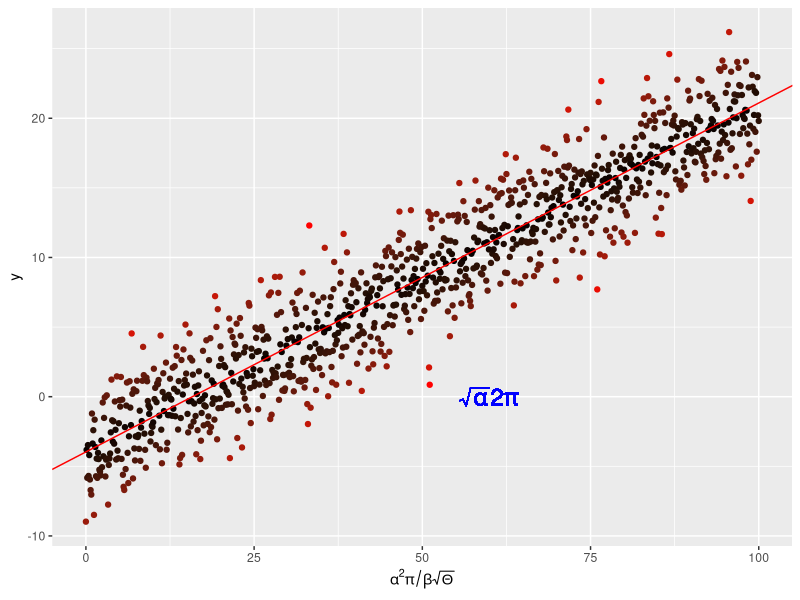
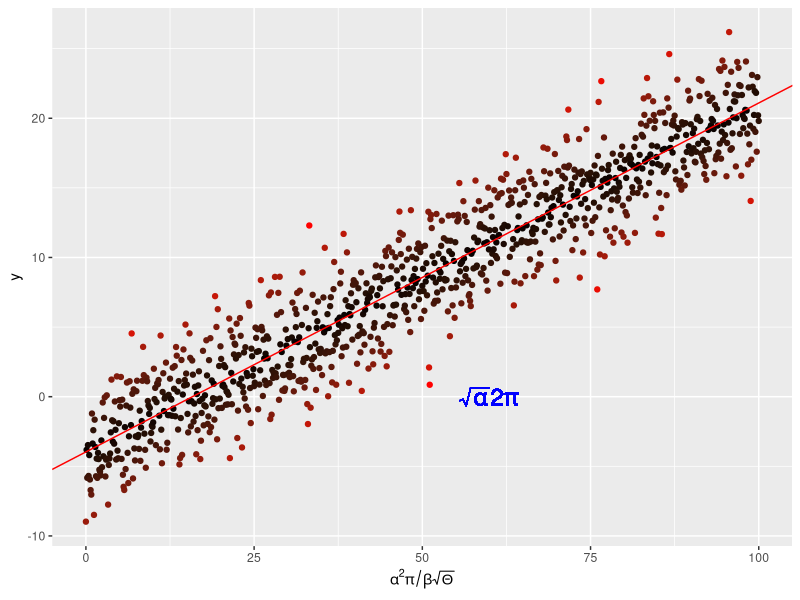

R code for these plots, in order:
#Author: Ruth Keane (ruth.keane19@imperial.ac.uk)
#Script: plotLin.R
#Desc: 
#Arguments: none
#Input: none
#Output: none
#Date: Oct 2019
graphics.off()
require("ggplot2")
x <- seq(0, 100, by = 0.1)
y <- -4. + 0.25 * x +
  rnorm(length(x), mean = 0., sd = 2.5)
# a dataframe
my_data <- data.frame(x = x, y = y)

#linear regression
my_lm<-summary(lm(y~x, data=my_data))
# plot data
p<- ggplot(my_data, aes(x=x, y=y,
                        colour=abs(my_lm$residual))
      )+
      geom_point()+
      scale_colour_gradient(low="black", high="red") +
      theme(legend.position = "none")+
      scale_x_continuous(
        expression(alpha^2 * pi/beta * sqrt(Theta)))
#add regression line
p<- p + geom_abline(
  intercept=my_lm$coefficients[1][1],
  slope=my_lm$coefficients[2][1],
  colour="red")
#math
p<- p+ geom_text(aes(x=60, y=0,
                    label="sqrt(alpha) *2 * pi"),
                    parse=TRUE, size=6,
                   colour="blue")
p

pdf("../Results/MyLinReg.pdf") # Open blank pdf page using a relative path
print(p)

